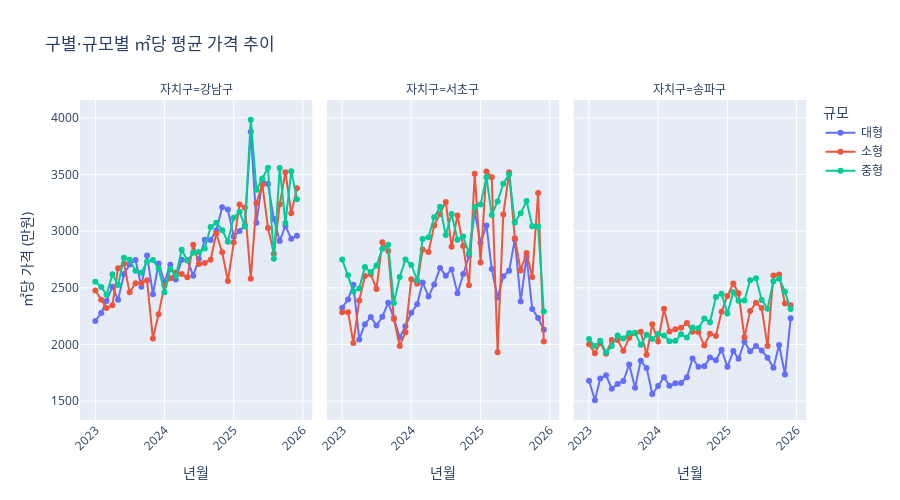

Notebook code for this chart:
### Code cell
# 3. 규모별 ㎡당 가격 추이
fig3 = px.line(
    monthly_size,
    x='year_month',
    y='avg_price_per_sqm',
    color='size_group',
    facet_col='CGG_NM',  # 구별로 분할
    title='구별·규모별 ㎡당 평균 가격 추이',
    labels={
        'year_month': '년월',
        'avg_price_per_sqm': '㎡당 가격 (만원)',
        'size_group': '규모',
        'CGG_NM': '자치구'
    },
    markers=True
)

fig3.update_xaxes(tickangle=-45)
fig3.update_layout(height=500)
fig3.show()

### Figure 1 — Plotly figure (JSON) as saved in the notebook; plotly's stock layout.template omitted (floating-point values rounded to 4 significant figures)
{"data": [{"hovertemplate": "규모=대형<br>자치구=강남구<br>년월=%{x}<br>㎡당 가격 (만원)=%{y}<extra></extra>", "legendgroup": "대형", "line": {"color": "#636efa", "dash": "solid"}, "marker": {"symbol": "circle"}, "mode": "lines+markers", "name": "대형", "orientation": "v", "showlegend": true, "type": "scatter", "x": ["2023-01", "2023-02", "2023-03", "2023-04", "2023-05", "2023-06", "2023-07", "2023-08", "2023-09", "2023-10", "2023-11", "2023-12", "2024-01", "2024-02", "2024-03", "2024-04", "2024-05", "2024-06", "2024-07", "2024-08", "2024-09", "2024-10", "2024-11", "2024-12", "2025-01", "2025-02", "2025-03", "2025-04", "2025-05", "2025-06", "2025-07", "2025-08", "2025-09", "2025-10", "2025-11", "2025-12"], "xaxis": "x", "y": [2207.0, 2278.0, 2383.0, 2510.0, 2394.0, 2622.0, 2706.0, 2746.0, 2510.0, 2785.0, 2444.0, 2714.0, 2550.0, 2704.0, 2574.0, 2749.0, 2744.0, 2607.0, 2754.0, 2925.0, 2921.0, 3007.0, 3212.0, 3191.0, 2950.0, 3001.0, 3050.0, 3878.0, 3074.0, 3449.0, 3415.0, 3107.0, 2914.0, 3045.0, 2932.0, 2960.0], "yaxis": "y"}, {"hovertemplate": "규모=대형<br>자치구=서초구<br>년월=%{x}<br>㎡당 가격 (만원)=%{y}<extra></extra>", "legendgroup": "대형", "line": {"color": "#636efa", "dash": "solid"}, "marker": {"symbol": "circle"}, "mode": "lines+markers", "name": "대형", "orientation": "v", "showlegend": false, "type": "scatter", "x": ["2023-01", "2023-02", "2023-03", "2023-04", "2023-05", "2023-06", "2023-07", "2023-08", "2023-09", "2023-10", "2023-11", "2023-12", "2024-01", "2024-02", "2024-03", "2024-04", "2024-05", "2024-06", "2024-07", "2024-08", "2024-09", "2024-10", "2024-11", "2024-12", "2025-01", "2025-02", "2025-03", "2025-04", "2025-05", "2025-06", "2025-07", "2025-08", "2025-09", "2025-10", "2025-11", "2025-12"], "xaxis": "x2", "y": [2325.0, 2398.0, 2527.0, 2045.0, 2179.0, 2243.0, 2166.0, 2245.0, 2369.0, 2233.0, 2061.0, 2161.0, 2280.0, 2355.0, 2547.0, 2424.0, 2530.0, 2676.0, 2607.0, 2663.0, 2451.0, 2621.0, 2784.0, 3169.0, 2898.0, 3050.0, 2665.0, 2415.0, 2603.0, 2650.0, 2927.0, 2380.0, 2774.0, 2312.0, 2234.0, 2129.0], "yaxis": "y2"}, {"hovertemplate": "규모=대형<br>자치구=송파구<br>년월=%{x}<br>㎡당 가격 (만원)=%{y}<extra></extra>", "legendgroup": "대형", "line": {"color": "#636efa", "dash": "solid"}, "marker": {"symbol": "circle"}, "mode": "lines+markers", "name": "대형", "orientation": "v", "showlegend": false, "type": "scatter", "x": ["2023-01", "2023-02", "2023-03", "2023-04", "2023-05", "2023-06", "2023-07", "2023-08", "2023-09", "2023-10", "2023-11", "2023-12", "2024-01", "2024-02", "2024-03", "2024-04", "2024-05", "2024-06", "2024-07", "2024-08", "2024-09", "2024-10", "2024-11", "2024-12", "2025-01", "2025-02", "2025-03", "2025-04", "2025-05", "2025-06", "2025-07", "2025-08", "2025-09", "2025-10", "2025-11", "2025-12"], "xaxis": "x3", "y": [1680.0, 1508.0, 1700.0, 1727.0, 1609.0, 1652.0, 1677.0, 1823.0, 1618.0, 1856.0, 1793.0, 1563.0, 1633.0, 1711.0, 1635.0, 1658.0, 1660.0, 1712.0, 1876.0, 1803.0, 1808.0, 1884.0, 1860.0, 1953.0, 1803.0, 1942.0, 1873.0, 2024.0, 1940.0, 1986.0, 1946.0, 1884.0, 1794.0, 1995.0, 1736.0, 2231.0], "yaxis": "y3"}, {"hovertemplate": "규모=소형<br>자치구=강남구<br>년월=%{x}<br>㎡당 가격 (만원)=%{y}<extra></extra>", "legendgroup": "소형", "line": {"color": "#EF553B", "dash": "solid"}, "marker": {"symbol": "circle"}, "mode": "lines+markers", "name": "소형", "orientation": "v", "showlegend": true, "type": "scatter", "x": ["2023-01", "2023-02", "2023-03", "2023-04", "2023-05", "2023-06", "2023-07", "2023-08", "2023-09", "2023-10", "2023-11", "2023-12", "2024-01", "2024-02", "2024-03", "2024-04", "2024-05", "2024-06", "2024-07", "2024-08", "2024-09", "2024-10", "2024-11", "2024-12", "2025-01", "2025-02", "2025-03", "2025-04", "2025-05", "2025-06", "2025-07", "2025-08", "2025-09", "2025-10", "2025-11", "2025-12"], "xaxis": "x", "y": [2477.0, 2395.0, 2321.0, 2346.0, 2674.0, 2714.0, 2460.0, 2540.0, 2541.0, 2566.0, 2052.0, 2268.0, 2522.0, 2583.0, 2635.0, 2622.0, 2592.0, 2880.0, 2710.0, 2720.0, 2748.0, 2981.0, 2813.0, 2559.0, 2900.0, 3235.0, 3208.0, 2580.0, 3249.0, 3412.0, 3028.0, 2800.0, 3237.0, 3519.0, 3157.0, 3378.0], "yaxis": "y"}, {"hovertemplate": "규모=소형<br>자치구=서초구<br>년월=%{x}<br>㎡당 가격 (만원)=%{y}<extra></extra>", "legendgroup": "소형", "line": {"color": "#EF553B", "dash": "solid"}, "marker": {"symbol": "circle"}, "mode": "lines+markers", "name": "소형", "orientation": "v", "showlegend": false, "type": "scatter", "x": ["2023-01", "2023-02", "2023-03", "2023-04", "2023-05", "2023-06", "2023-07", "2023-08", "2023-09", "2023-10", "2023-11", "2023-12", "2024-01", "2024-02", "2024-03", "2024-04", "2024-05", "2024-06", "2024-07", "2024-08", "2024-09", "2024-10", "2024-11", "2024-12", "2025-01", "2025-02", "2025-03", "2025-04", "2025-05", "2025-06", "2025-07", "2025-08", "2025-09", "2025-10", "2025-11", "2025-12"], "xaxis": "x2", "y": [2285.0, 2285.0, 2013.0, 2389.0, 2604.0, 2620.0, 2490.0, 2901.0, 2824.0, 2224.0, 1987.0, 2108.0, 2575.0, 2536.0, 2839.0, 2816.0, 3049.0, 3152.0, 3258.0, 2861.0, 3139.0, 2869.0, 2522.0, 3507.0, 2723.0, 3526.0, 3476.0, 1932.0, 3146.0, 3519.0, 2938.0, 2654.0, 2807.0, 2594.0, 3337.0, 2026.0], "yaxis": "y2"}, {"hovertemplate": "규모=소형<br>자치구=송파구<br>년월=%{x}<br>㎡당 가격 (만원)=%{y}<extra></extra>", "legendgroup": "소형", "line": {"color": "#EF553B", "dash": "solid"}, "marker": {"symbol": "circle"}, "mode": "lines+markers", "name": "소형", "orientation": "v", "showlegend": false, "type": "scatter", "x": ["2023-01", "2023-02", "2023-03", "2023-04", "2023-05", "2023-06", "2023-07", "2023-08", "2023-09", "2023-10", "2023-11", "2023-12", "2024-01", "2024-02", "2024-03", "2024-04", "2024-05", "2024-06", "2024-07", "2024-08", "2024-09", "2024-10", "2024-11", "2024-12", "2025-01", "2025-02", "2025-03", "2025-04", "2025-05", "2025-06", "2025-07", "2025-08", "2025-09", "2025-10", "2025-11", "2025-12"], "xaxis": "x3", "y": [2002.0, 1921.0, 2012.0, 1918.0, 2040.0, 2039.0, 1944.0, 2060.0, 2102.0, 2111.0, 1910.0, 2178.0, 2026.0, 2316.0, 2115.0, 2134.0, 2147.0, 2190.0, 2112.0, 2109.0, 1991.0, 2094.0, 2074.0, 2289.0, 2428.0, 2538.0, 2453.0, 2063.0, 2295.0, 2368.0, 2321.0, 1986.0, 2608.0, 2616.0, 2360.0, 2347.0], "yaxis": "y3"}, {"hovertemplate": "규모=중형<br>자치구=강남구<br>년월=%{x}<br>㎡당 가격 (만원)=%{y}<extra></extra>", "legendgroup": "중형", "line": {"color": "#00cc96", "dash": "solid"}, "marker": {"symbol": "circle"}, "mode": "lines+markers", "name": "중형", "orientation": "v", "showlegend": true, "type": "scatter", "x": ["2023-01", "2023-02", "2023-03", "2023-04", "2023-05", "2023-06", "2023-07", "2023-08", "2023-09", "2023-10", "2023-11", "2023-12", "2024-01", "2024-02", "2024-03", "2024-04", "2024-05", "2024-06", "2024-07", "2024-08", "2024-09", "2024-10", "2024-11", "2024-12", "2025-01", "2025-02", "2025-03", "2025-04", "2025-05", "2025-06", "2025-07", "2025-08", "2025-09", "2025-10", "2025-11", "2025-12"], "xaxis": "x", "y": [2554.0, 2508.0, 2438.0, 2619.0, 2525.0, 2765.0, 2748.0, 2650.0, 2634.0, 2731.0, 2746.0, 2671.0, 2461.0, 2667.0, 2603.0, 2836.0, 2741.0, 2809.0, 2815.0, 2847.0, 3036.0, 3075.0, 3009.0, 2907.0, 3119.0, 3171.0, 3042.0, 3983.0, 3366.0, 3464.0, 3560.0, 2757.0, 3558.0, 3073.0, 3528.0, 3282.0], "yaxis": "y"}, {"hovertemplate": "규모=중형<br>자치구=서초구<br>년월=%{x}<br>㎡당 가격 (만원)=%{y}<extra></extra>", "legendgroup": "중형", "line": {"color": "#00cc96", "dash": "solid"}, "marker": {"symbol": "circle"}, "mode": "lines+markers", "name": "중형", "orientation": "v", "showlegend": false, "type": "scatter", "x": ["2023-01", "2023-02", "2023-03", "2023-04", "2023-05", "2023-06", "2023-07", "2023-08", "2023-09", "2023-10", "2023-11", "2023-12", "2024-01", "2024-02", "2024-03", "2024-04", "2024-05", "2024-06", "2024-07", "2024-08", "2024-09", "2024-10", "2024-11", "2024-12", "2025-01", "2025-02", "2025-03", "2025-04", "2025-05", "2025-06", "2025-07", "2025-08", "2025-09", "2025-10", "2025-11", "2025-12"], "xaxis": "x2", "y": [2751.0, 2611.0, 2467.0, 2493.0, 2684.0, 2637.0, 2697.0, 2844.0, 2880.0, 2367.0, 2595.0, 2750.0, 2701.0, 2567.0, 2931.0, 2946.0, 3122.0, 3215.0, 2965.0, 3152.0, 2925.0, 2952.0, 2802.0, 3213.0, 3235.0, 3476.0, 3143.0, 3263.0, 3418.0, 3501.0, 3076.0, 3159.0, 3265.0, 3043.0, 3040.0, 2291.0], "yaxis": "y2"}, {"hovertemplate": "규모=중형<br>자치구=송파구<br>년월=%{x}<br>㎡당 가격 (만원)=%{y}<extra></extra>", "legendgroup": "중형", "line": {"color": "#00cc96", "dash": "solid"}, "marker": {"symbol": "circle"}, "mode": "lines+markers", "name": "중형", "orientation": "v", "showlegend": false, "type": "scatter", "x": ["2023-01", "2023-02", "2023-03", "2023-04", "2023-05", "2023-06", "2023-07", "2023-08", "2023-09", "2023-10", "2023-11", "2023-12", "2024-01", "2024-02", "2024-03", "2024-04", "2024-05", "2024-06", "2024-07", "2024-08", "2024-09", "2024-10", "2024-11", "2024-12", "2025-01", "2025-02", "2025-03", "2025-04", "2025-05", "2025-06", "2025-07", "2025-08", "2025-09", "2025-10", "2025-11", "2025-12"], "xaxis": "x3", "y": [2048.0, 1986.0, 2034.0, 1928.0, 1987.0, 2080.0, 2054.0, 2102.0, 2103.0, 1998.0, 2085.0, 2047.0, 2094.0, 2079.0, 2028.0, 2032.0, 2090.0, 2060.0, 2149.0, 2142.0, 2230.0, 2196.0, 2418.0, 2448.0, 2274.0, 2461.0, 2386.0, 2388.0, 2567.0, 2583.0, 2393.0, 2316.0, 2558.0, 2583.0, 2466.0, 2312.0], "yaxis": "y3"}], "layout": {"annotations": [{"font": {}, "showarrow": false, "text": "자치구=강남구", "x": 0.16, "xanchor": "center", "xref": "paper", "y": 1, "yanchor": "bottom", "yref": "paper"}, {"font": {}, "showarrow": false, "text": "자치구=서초구", "x": 0.5, "xanchor": "center", "xref": "paper", "y": 1, "yanchor": "bottom", "yref": "paper"}, {"font": {}, "showarrow": false, "text": "자치구=송파구", "x": 0.84, "xanchor": "center", "xref": "paper", "y": 1, "yanchor": "bottom", "yref": "paper"}], "height": 500, "legend": {"title": {"text": "규모"}, "tracegroupgap": 0}, "title": {"text": "구별·규모별 ㎡당 평균 가격 추이"}, "xaxis": {"anchor": "y", "domain": [0, 0.32], "tickangle": -45, "title": {"text": "년월"}}, "xaxis2": {"anchor": "y2", "domain": [0.34, 0.66], "matches": "x", "tickangle": -45, "title": {"text": "년월"}}, "xaxis3": {"anchor": "y3", "domain": [0.68, 1.0], "matches": "x", "tickangle": -45, "title": {"text": "년월"}}, "yaxis": {"anchor": "x", "domain": [0, 1], "title": {"text": "㎡당 가격 (만원)"}}, "yaxis2": {"anchor": "x2", "domain": [0, 1], "matches": "y", "showticklabels": false}, "yaxis3": {"anchor": "x3", "domain": [0, 1], "matches": "y", "showticklabels": false}}}
